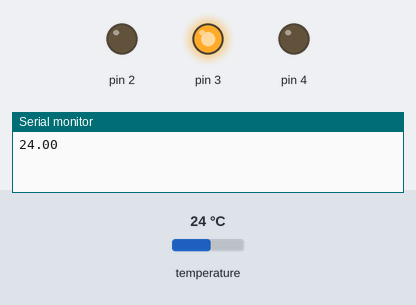
The sketch below on a simulated Arduino Uno, built with avr-gcc and run on an emulated ATmega328P. Shown: output pins drawn as LEDs (lit = HIGH), the last lines printed to the serial monitor. Inputs (shaded band) come from the test bench; at power-on: temperature 24 °C.

Above: at 6.2 s.
6.3 s: temperature set to 14.6 °C
13.7 s: temperature set to 13.4 °C
At 20.4 s:
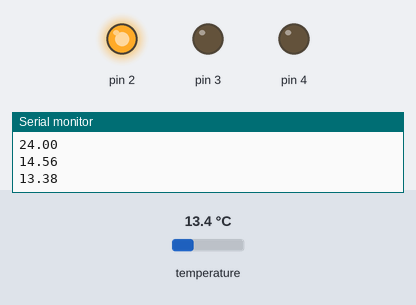
20.8 s: temperature set to 14.3 °C
27.9 s: temperature set to 15.3 °C
At 33.5 s:
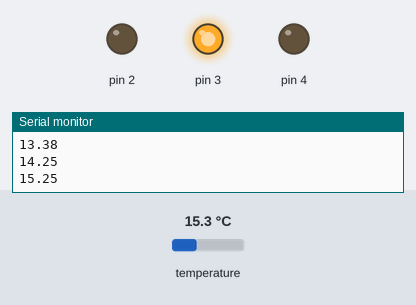
35.0 s: temperature set to 29.1 °C
42.1 s: temperature set to 30.4 °C
At 47.8 s:
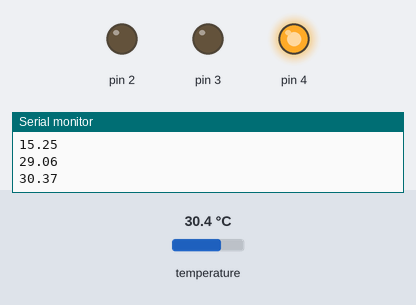
Timing chart, 0 to 49.3 s (numbered marks = the images above; inputs shaded):
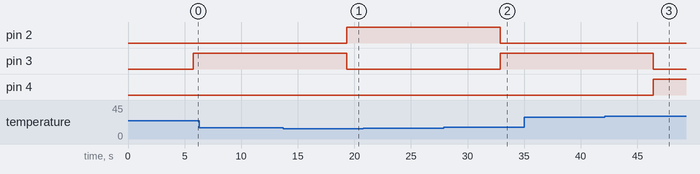

Measured:
- the behaviour switches between 14.1 and 14 °C on temperature (found by bisection; images 0 and 1)
- the behaviour switches between 14.9 and 15 °C on temperature (found by bisection; images 1 and 2)
- the behaviour switches between 29.9 and 30 °C on temperature (found by bisection; images 2 and 3)
- after the input at 13.7 s, pin 2: LOW → HIGH after 5.6 s; pin 3: HIGH → LOW after 5.6 s
- after the input at 27.9 s, pin 2: HIGH → LOW after 5.0 s; pin 3: LOW → HIGH after 5.0 s
- after the input at 42.1 s, pin 3: HIGH → LOW after 4.3 s; pin 4: LOW → HIGH after 4.3 s

The sketch:

Arduino_kod_Temperatur.ino
```cpp
#include <OneWire.h>
#include <DallasTemperature.h>

#define ONE_WIRE_BUS 7
OneWire oneWire(ONE_WIRE_BUS);
DallasTemperature sensors(&oneWire);

void setup() {
  Serial.begin(9600);
  sensors.begin();
  sensors.setResolution(12);

  for (int pinNumber = 2; pinNumber < 5; pinNumber++) {
    pinMode(pinNumber, OUTPUT);
    digitalWrite(pinNumber, LOW);
  }

  delay(5000); // Extended delay to allow sensor initialization
}

void loop() {
  sensors.requestTemperatures();

  float temp = sensors.getTempCByIndex(0);
  if(temp == DEVICE_DISCONNECTED_C) {
    Serial.println("Error: Could not read temperature data");
    return;
  }

  Serial.println(temp);
  Serial.flush();

if(temp >= 15 && temp <= 25){  // Stabil
    digitalWrite(2,LOW);
    digitalWrite(3,HIGH);
    digitalWrite(4,LOW);
} else if(temp > 25 && temp < 30){  // Intermediate (between Stabil and Hög)
    // Define your LED action for this range. For demonstration, I'm turning all LEDs off. Adjust as needed.
    digitalWrite(2,LOW);
    digitalWrite(3,HIGH);
    digitalWrite(4,LOW);
} else if(temp >= 30 && temp <= 40){  // Hög
    digitalWrite(2,LOW);
    digitalWrite(3,LOW);
    digitalWrite(4,HIGH);
} else if(temp <= 14){  // Låg
    digitalWrite(2,HIGH);
    digitalWrite(3,LOW);
    digitalWrite(4,LOW);
}


  delay(6000);
}
```
